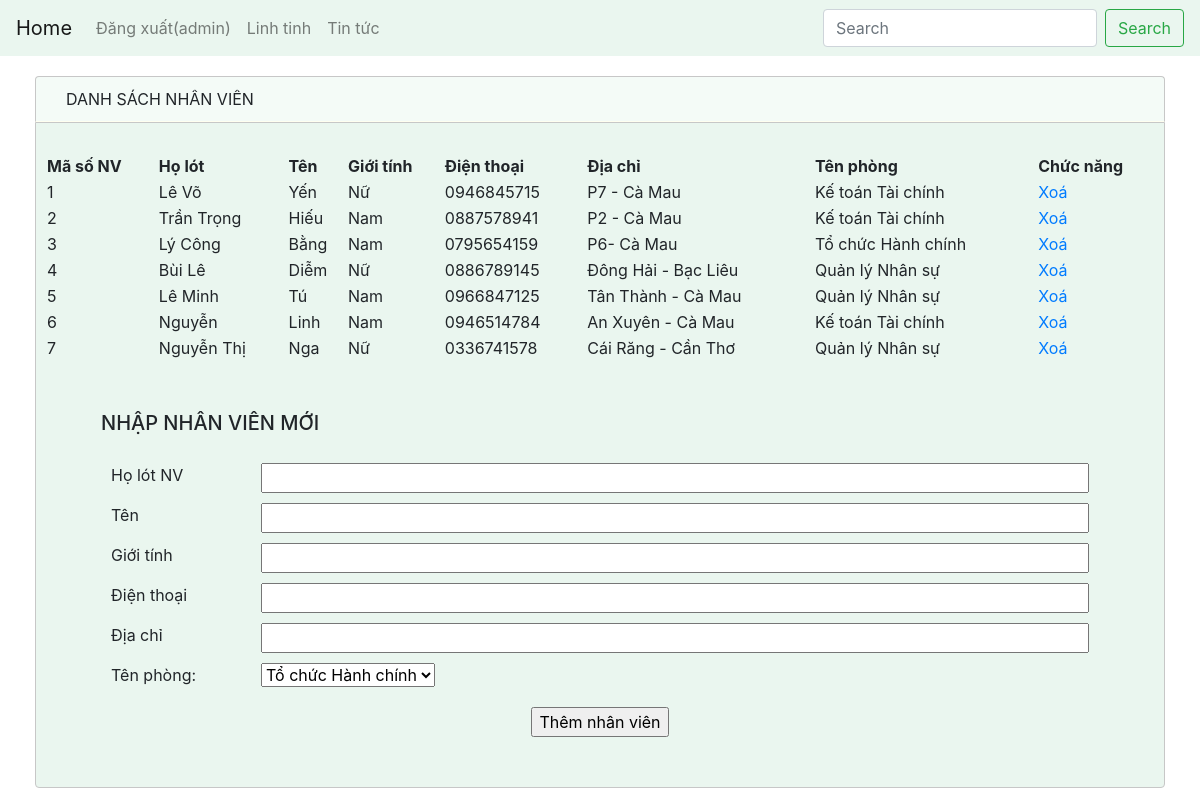
Page /index.php (signed in) on the committed database.
### tables this page shows
CREATE TABLE `t_nhanvien` (
  `MaNV` int(11) NOT NULL,
  `HoLotNV` varchar(100) NOT NULL,
  `TenNV` varchar(50) NOT NULL,
  `GioiTinh` int(11) NOT NULL,
  `DienThoai` varchar(10) NOT NULL,
  `DiaChi` varchar(100) DEFAULT NULL,
  `MaPhong` int(11) NOT NULL
);

CREATE TABLE `t_phong` (
  `MaPhong` int(11) NOT NULL,
  `TenPhong` varchar(100) NOT NULL,
  `DienThoai` varchar(10) NOT NULL,
  `KhuVuc` int(11) NOT NULL
);

### index.php (the view, shortened to what this page needs)
<?php
    require_once('libs/connectDB.php');
    $sql="SELECT t_nhanvien.*,TenPhong FROM t_nhanvien,t_phong WHERE t_nhanvien.MaPhong=t_phong.MaPhong ORDER BY t_nhanvien.MaNV";
    $kq=mysqli_query($db,$sql);
?>
<!DOCTYPE html>
<html lang="en">
    <head>
        <link
            rel="stylesheet"
            href="css/bootstrap.min.css"
        />
        <link rel="stylesheet" href="css/main.css" />
    </head>
    <body>
            <?php
                include('include/menuTop.php');
            ?>
        <div class="content-left col-md-12">
                    <div class="content-header">
                        <p class="text-content-header">DANH SÁCH NHÂN VIÊN</p>
                    </div>
                    <div class="content-body">
                        <div class="container-list-product col-sm-12 col-md-12">
                            <div class="row">
        						<table width="100%" style="margin-left:10px;">
		        					<tr>
                                        <th>Mã số NV</th>
                                        <th>Họ lót</th>
                                        <th>Tên</th>
                                        <th>Giới tính</th>
                                        <th>Điện thoại</th>
                                        <th>Địa chỉ</th>
                                        <th>Tên phòng</th>
                                        <th>Chức năng</th>
                                    </tr>
                                    <?php
                                        if (mysqli_num_rows($kq)>0){
									        while($row=mysqli_fetch_assoc($kq)){
										    $msnv=$row['MaNV'];
                                            $holot=$row['HoLotNV'];
										    $ten=$row['TenNV'];
										    $gt=$row['GioiTinh']==0?'Nữ':'Nam';
                                            $dt=$row['DienThoai'];
                                            $dc=$row['DiaChi'];
										    $tenp=$row['TenPhong'];
										    echo '<tr>';
											    echo'<td>'. $msnv.'</td>';
											    echo'<td>'. $holot.'</td>';
											    echo'<td>'. $ten.'</td>';
											    echo'<td>'. $gt.'</td>';
                                                echo'<td>'. $dt.'</td>';
                                                echo'<td>'. $dc.'</td>';
                                                echo'<td>'. $tenp.'</td>';
											    echo"<td><a href='xoaNV.php?idNV=$msnv'> Xoá </a>";
										    echo'</tr>';
									        }
								        }
                                    ?>
						        </table>
                            </div>
                            <form action="#" method="post" style="margin: 50px 50px;">
                                <h5>NHẬP NHÂN VIÊN MỚI</h5>
                                <div class="row">
                                    <div class="detail-product col-md-12">
                                        <div class="description">
                                            <div class="text-member-subscribe">
                                                <span class="member-label">Họ lót NV</span>
                                                <input class="member-input" type="text" name="holot" value=""/>
                                            </div>
                                            <div class="text-member-subscribe">
                                                <span class="member-label">Tên</span>
                                                <input class="member-input" type="text" name="ten" value=""/>
                                            </div>
                                            <div class="text-member-subscribe">
                                                <span class="member-label">Giới tính</span>
                                                <input class="member-input" type="text" name="gt" value=""/>
                                            </div>
                                            <div class="text-member-subscribe">
                                                <span class="member-label">Điện thoại</span>
                                                <input class="member-input" type="text" name="dienthoai" value=""/>
                                            </div>
                                            <div class="text-member-subscribe">
                                                <span class="member-label">Địa chỉ</span>
                                                <input class="member-input" type="text" name="diachi" value=""/>
                                            </div>
                                            <div class="text-member-subscribe">
                                                <span class="member-label">Tên phòng:</span>
                                                <select name="dmMP" required="">
                                                    <?php
                                                        $sql="SELECT * from t_phong";
                                                        $kq= mysqli_query($db,$sql);
                                                        if(mysqli_num_rows($kq)>0){
                                                            while($row=mysqli_fetch_assoc($kq)){
                                                                echo "<option value=".$row['MaPhong'].">".$row['TenPhong']."</option>";
                                                            }
                                                        }
                                                    ?>
                                                </select>
                                            </div>
                                        </div>
                                    </div>
                                </div>
                                <div class="row-submit">
                                    <p class="text-product"><input type="submit" name="add" value="Thêm nhân viên"/></p>
                                </div>
                            </form>
                        </div>
                    </div>
                </div>
            </div>
    </div>
    </body>
</html>

### include/menuTop.php (shortened to what this page needs)
<div class="wrapper">
    <div class="container-header">
        <nav class="navbar navbar-expand-lg navbar-light bg-green">
            <a class="navbar-brand" href="index.php">Home</a>
            <div class="collapse navbar-collapse" id="navbarSupportedContent">
                <ul class="navbar-nav mr-auto">
                    <li class="nav-item">
                        <a class="nav-link" href="logout.php">Đăng xuất(<?php echo $_SESSION['admin'];?>)</a>
                    </li>
                    <li class="nav-item">
                        <a class="nav-link" href="#">Linh tinh</a>
                    </li>
                    <li class="nav-item">
                        <a class="nav-link" href="#">Tin tức</a>
                    </li>
                </ul>
                <form class="form-inline my-2 my-lg-0">
                    <input
                        class="form-control mr-sm-2"
                        type="search"
                        placeholder="Search"
                        aria-label="Search"
                    />
                    <button
                        class="btn btn-outline-success my-2 my-sm-0"
                        type="submit"
                    >
                        Search
                    </button>
                </form>
            </div>
        </nav>
    </div>
    <div class="content row">

### css/main.css (style rules this page uses)
a { text-decoration: none; }
.bg-green { background-color: rgba(53, 168, 99, 0.1); }
.content { margin: 20px; }
.content-header { border: solid 1px rgba(199, 199, 199, 1); border-bottom-color: ivory; border-radius: 4px 4px 0 0; background-color: rgba(53, 168, 99, 0.05); }
.content-body { border: solid 1px rgba(199, 199, 199, 1); border-radius: 0px 0px 4px 4px; background-color: rgba(53, 168, 99, 0.1); }
.text-content-header { margin: 10px; margin-left: 30px; }
.container-list-product { margin-top: 30px; }
.text-product { text-align: center; margin-top: 10px; color: black; }
.text-member-subscribe { display: flex; margin: 10px 10px; }
.member-label { min-width: 150px; }
.member-input { flex: 1; }
.row-submit { display: block; margin-top: 10px; margin-left: auto; margin-right: auto; margin-bottom: 10px; }
.description { margin-top: 20px; }

### rows in the picture
t_nhanvien: MaNV "1", HoLotNV "Lê Võ", TenNV "Yến", GioiTinh "Nữ", DienThoai "0946845715", DiaChi "P7 - Cà Mau", MaPhong.TenPhong "Kế toán Tài chính"
t_nhanvien: MaNV "2", HoLotNV "Trần Trọng", TenNV "Hiếu", GioiTinh "Nam", DienThoai "0887578941", DiaChi "P2 - Cà Mau", MaPhong.TenPhong "Kế toán Tài chính"
t_nhanvien: MaNV "3", HoLotNV "Lý Công", TenNV "Bằng", GioiTinh "Nam", DienThoai "0795654159", DiaChi "P6- Cà Mau", MaPhong.TenPhong "Tổ chức Hành chính"
t_nhanvien: MaNV "4", HoLotNV "Bùi Lê", TenNV "Diễm", GioiTinh "Nữ", DienThoai "0886789145", DiaChi "Đông Hải - Bạc Liêu", MaPhong.TenPhong "Quản lý Nhân sự"
t_nhanvien: MaNV "5", HoLotNV "Lê Minh", TenNV "Tú", GioiTinh "Nam", DienThoai "0966847125", DiaChi "Tân Thành - Cà Mau", MaPhong.TenPhong "Quản lý Nhân sự"
t_nhanvien: MaNV "6", HoLotNV "Nguyễn", TenNV "Linh", GioiTinh "Nam", DienThoai "0946514784", DiaChi "An Xuyên - Cà Mau", MaPhong.TenPhong "Kế toán Tài chính"
t_nhanvien: MaNV "7", HoLotNV "Nguyễn Thị", TenNV "Nga", GioiTinh "Nữ", DienThoai "0336741578", DiaChi "Cái Răng - Cần Thơ", MaPhong.TenPhong "Quản lý Nhân sự"

### other values in the picture
$_SESSION['admin'] "admin"
form field dmMP "Tổ chức Hành chính"
